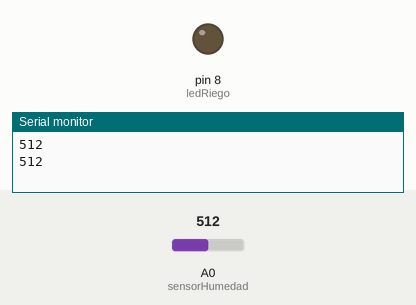
This sketch was run on a simulated Arduino Uno, built with avr-gcc and run on an emulated ATmega328P. Parts: output pins drawn as LEDs (lit = HIGH), the last lines printed to the serial monitor. Inputs (shaded band) come from the test bench; at power-on: A0 (sensorHumedad) = 512.

Above: at 1.8 s.
1.9 s: A0 (sensorHumedad) set to 484
At 3.1 s:
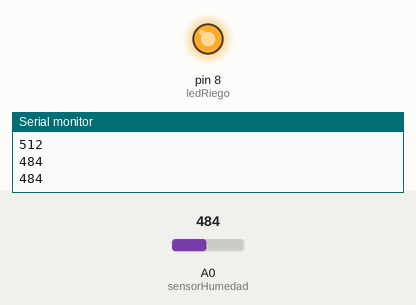
3.5 s: A0 (sensorHumedad) set to 510
At 4.6 s:
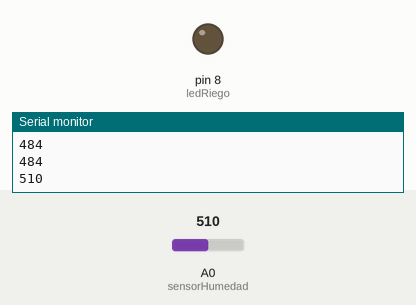
5.5 s: A0 (sensorHumedad) set to 490
At 7.3 s:
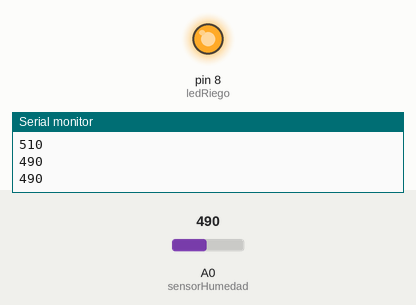
Timing chart, 0 to 8.8 s (numbered marks = the images above; inputs shaded):
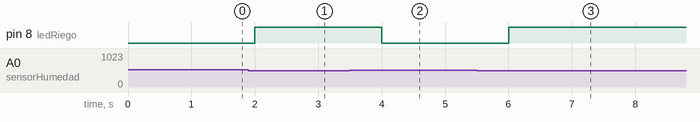

Measured:
- the behaviour switches between 500 and 499 on A0 (sensorHumedad) (found by bisection; images 0 and 1)
- after the input at 1.9 s, pin 8 (ledRiego): LOW → HIGH after 0.10 s
- after the input at 3.5 s, pin 8 (ledRiego): HIGH → LOW after 0.50 s
- after the input at 5.5 s, pin 8 (ledRiego): LOW → HIGH after 0.50 s

The sketch:

sistema_de_riego_1.ino
```cpp
int sensorHumedad = A0;
int ledRiego = 8;
int valorHumedad = 0;

void setup() {
  pinMode(ledRiego, OUTPUT);
  Serial.begin(9600);
}

void loop() {
  valorHumedad = analogRead(sensorHumedad);
  Serial.println(valorHumedad);

  if (valorHumedad < 500) {
    digitalWrite(ledRiego, HIGH);
  } else {
    digitalWrite(ledRiego, LOW);
  }

  delay(1000);
}
```
